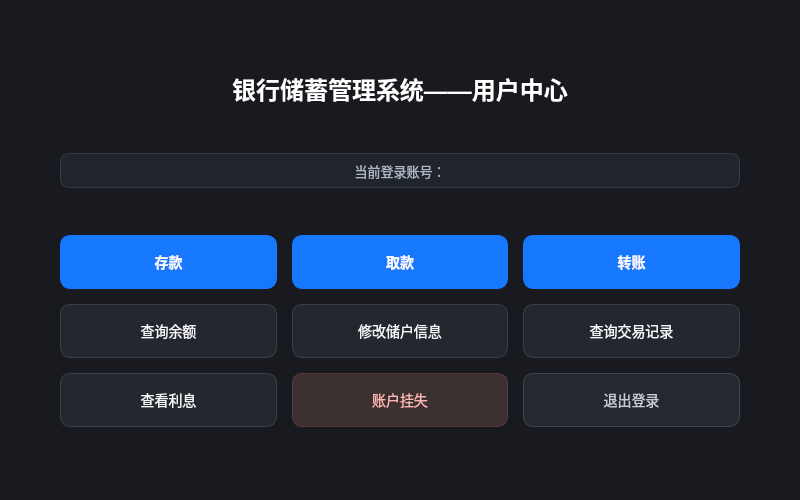
<?xml version="1.0" encoding="UTF-8"?>
<ui version="4.0">
 <class>UserWindow</class>
 <widget class="QWidget" name="UserWindow">
  <property name="geometry">
   <rect>
    <x>0</x>
    <y>0</y>
    <width>800</width>
    <height>500</height>
   </rect>
  </property>
  <property name="minimumSize">
   <size>
    <width>800</width>
    <height>500</height>
   </size>
  </property>
  <property name="windowTitle">
   <string>Form</string>
  </property>
  <property name="styleSheet">
   <string notr="true">QWidget {
    background-color: #181A1F;
    color: #FFFFFF;
}

QLabel {
    color: #E8EAED;
}

QLabel#titleLabel {
    color: #FFFFFF;
    font-size: 24px;
    font-weight: bold;
}

QLabel#accountLabel {
    color: #9EA6B3;
    font-size: 13px;
}

QPushButton {
    background-color: #24272D;
    color: #F5F7FA;
    border: 1px solid #3A3F47;
    border-radius: 10px;
    font-size: 14px;
    min-height: 52px;
}

QPushButton:hover {
    background-color: #30353D;
    border: 1px solid #1677FF;
}

QPushButton:pressed {
    background-color: #1268D5;
    border: 1px solid #1268D5;
}

QPushButton#depositButton,
QPushButton#withdrawButton,
QPushButton#transferButton {
    background-color: #1677FF;
    border: 1px solid #1677FF;
    font-weight: bold;
}

QPushButton#depositButton:hover,
QPushButton#withdrawButton:hover,
QPushButton#transferButton:hover {
    background-color: #398BFF;
}

QPushButton#reportLossButton {
    background-color: #2B2E34;
}

QPushButton#exitButton {
    background-color: #25282E;
}

QPushButton#reportLossButton:hover,
QPushButton#exitButton:hover {
    border: 1px solid #1677FF;
}

QLabel#accountLabel {
    background-color: #20242B;
    color: #AEB7C4;
    border: 1px solid #343A44;
    border-radius: 8px;
    padding: 6px 16px;
}

QPushButton#reportLossButton {
    background-color: #3A3030;
    color: #FFB4B4;
    border: 1px solid #5A3A3A;
}

QPushButton#reportLossButton:hover {
    background-color: #4A3535;
    border: 1px solid #E57373;
}

QPushButton#reportLossButton:pressed {
    background-color: #5A3030;
}

QPushButton#exitButton {
    background-color: #25282E;
    color: #C8CDD5;
    border: 1px solid #41464F;
}

QPushButton#exitButton:hover {
    background-color: #353A42;
    border: 1px solid #8A929E;
}

QPushButton#exitButton:pressed {
    background-color: #1C1F24;
}</string>
  </property>
  <layout class="QVBoxLayout" name="verticalLayout">
   <property name="leftMargin">
    <number>60</number>
   </property>
   <property name="topMargin">
    <number>30</number>
   </property>
   <property name="rightMargin">
    <number>60</number>
   </property>
   <property name="bottomMargin">
    <number>30</number>
   </property>
   <item>
    <widget class="QLabel" name="titleLabel">
     <property name="sizePolicy">
      <sizepolicy hsizetype="Preferred" vsizetype="Fixed">
       <horstretch>0</horstretch>
       <verstretch>0</verstretch>
      </sizepolicy>
     </property>
     <property name="font">
      <font>
       <pointsize>-1</pointsize>
       <bold>true</bold>
      </font>
     </property>
     <property name="text">
      <string>银行储蓄管理系统——用户中心</string>
     </property>
     <property name="alignment">
      <set>Qt::AlignmentFlag::AlignCenter</set>
     </property>
    </widget>
   </item>
   <item>
    <widget class="QLabel" name="accountLabel">
     <property name="sizePolicy">
      <sizepolicy hsizetype="Preferred" vsizetype="Fixed">
       <horstretch>0</horstretch>
       <verstretch>0</verstretch>
      </sizepolicy>
     </property>
     <property name="minimumSize">
      <size>
       <width>0</width>
       <height>35</height>
      </size>
     </property>
     <property name="font">
      <font>
       <pointsize>-1</pointsize>
       <bold>false</bold>
      </font>
     </property>
     <property name="text">
      <string>当前登录账号：</string>
     </property>
     <property name="alignment">
      <set>Qt::AlignmentFlag::AlignCenter</set>
     </property>
    </widget>
   </item>
   <item>
    <layout class="QGridLayout" name="gridLayout">
     <property name="spacing">
      <number>15</number>
     </property>
     <item row="0" column="0">
      <widget class="QPushButton" name="depositButton">
       <property name="sizePolicy">
        <sizepolicy hsizetype="Expanding" vsizetype="Fixed">
         <horstretch>0</horstretch>
         <verstretch>0</verstretch>
        </sizepolicy>
       </property>
       <property name="minimumSize">
        <size>
         <width>180</width>
         <height>54</height>
        </size>
       </property>
       <property name="text">
        <string>存款</string>
       </property>
      </widget>
     </item>
     <item row="2" column="1">
      <widget class="QPushButton" name="modifyButton">
       <property name="sizePolicy">
        <sizepolicy hsizetype="Expanding" vsizetype="Fixed">
         <horstretch>0</horstretch>
         <verstretch>0</verstretch>
        </sizepolicy>
       </property>
       <property name="minimumSize">
        <size>
         <width>180</width>
         <height>54</height>
        </size>
       </property>
       <property name="text">
        <string>修改储户信息</string>
       </property>
      </widget>
     </item>
     <item row="0" column="1">
      <widget class="QPushButton" name="withdrawButton">
       <property name="sizePolicy">
        <sizepolicy hsizetype="Expanding" vsizetype="Fixed">
         <horstretch>0</horstretch>
         <verstretch>0</verstretch>
        </sizepolicy>
       </property>
       <property name="minimumSize">
        <size>
         <width>180</width>
         <height>54</height>
        </size>
       </property>
       <property name="text">
        <string>取款</string>
       </property>
      </widget>
     </item>
     <item row="0" column="2">
      <widget class="QPushButton" name="transferButton">
       <property name="minimumSize">
        <size>
         <width>180</width>
         <height>54</height>
        </size>
       </property>
       <property name="text">
        <string>转账</string>
       </property>
      </widget>
     </item>
     <item row="2" column="0">
      <widget class="QPushButton" name="balanceButton">
       <property name="sizePolicy">
        <sizepolicy hsizetype="Expanding" vsizetype="Fixed">
         <horstretch>0</horstretch>
         <verstretch>0</verstretch>
        </sizepolicy>
       </property>
       <property name="minimumSize">
        <size>
         <width>180</width>
         <height>54</height>
        </size>
       </property>
       <property name="text">
        <string>查询余额</string>
       </property>
      </widget>
     </item>
     <item row="4" column="0">
      <widget class="QPushButton" name="interestButton">
       <property name="sizePolicy">
        <sizepolicy hsizetype="Expanding" vsizetype="Fixed">
         <horstretch>0</horstretch>
         <verstretch>0</verstretch>
        </sizepolicy>
       </property>
       <property name="minimumSize">
        <size>
         <width>180</width>
         <height>54</height>
        </size>
       </property>
       <property name="text">
        <string>查看利息</string>
       </property>
      </widget>
     </item>
     <item row="2" column="2">
      <widget class="QPushButton" name="recordButton">
       <property name="sizePolicy">
        <sizepolicy hsizetype="Expanding" vsizetype="Fixed">
         <horstretch>0</horstretch>
         <verstretch>0</verstretch>
        </sizepolicy>
       </property>
       <property name="minimumSize">
        <size>
         <width>180</width>
         <height>54</height>
        </size>
       </property>
       <property name="text">
        <string>查询交易记录</string>
       </property>
      </widget>
     </item>
     <item row="4" column="1">
      <widget class="QPushButton" name="reportLossButton">
       <property name="sizePolicy">
        <sizepolicy hsizetype="Expanding" vsizetype="Fixed">
         <horstretch>0</horstretch>
         <verstretch>0</verstretch>
        </sizepolicy>
       </property>
       <property name="minimumSize">
        <size>
         <width>180</width>
         <height>54</height>
        </size>
       </property>
       <property name="text">
        <string>账户挂失</string>
       </property>
      </widget>
     </item>
     <item row="4" column="2">
      <widget class="QPushButton" name="exitButton">
       <property name="sizePolicy">
        <sizepolicy hsizetype="Expanding" vsizetype="Fixed">
         <horstretch>0</horstretch>
         <verstretch>0</verstretch>
        </sizepolicy>
       </property>
       <property name="minimumSize">
        <size>
         <width>180</width>
         <height>54</height>
        </size>
       </property>
       <property name="text">
        <string>退出登录</string>
       </property>
      </widget>
     </item>
    </layout>
   </item>
  </layout>
 </widget>
 <resources/>
 <connections/>
</ui>
